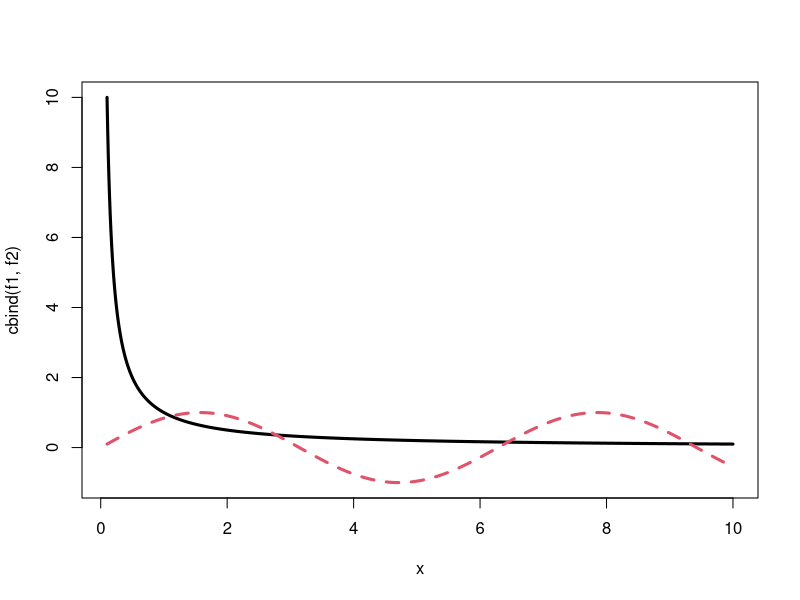

Source code (R):
####################
# Numerical Method #
####################

###########################################
# Solving Equation using Bisection method #
###########################################

# Solving 1/x = sin(x) using numerical Bisection method
# first plot the two functions
x = seq(0.1,10,0.01)
f1 = 1/x
f2 = sin(x)
matplot(x,cbind(f1,f2),type="l", lty=c(1,2), lwd=c(3,3))

# define the gap function
d = function(x) 
{return(1/x-sin(x))}

# find the root between 2 and 4 (why those two values?)
i = 0; smallx = 6; bigx = 8
while (i<20) {
  root = (smallx + bigx)/2
  if (d(root)*d(bigx)>0) 
  {bigx = root}
  else
  {smallx = root}
  cat("--------------------------", "\n")
  cat("Root is ", root, "\n")
  i = i+1
}	
